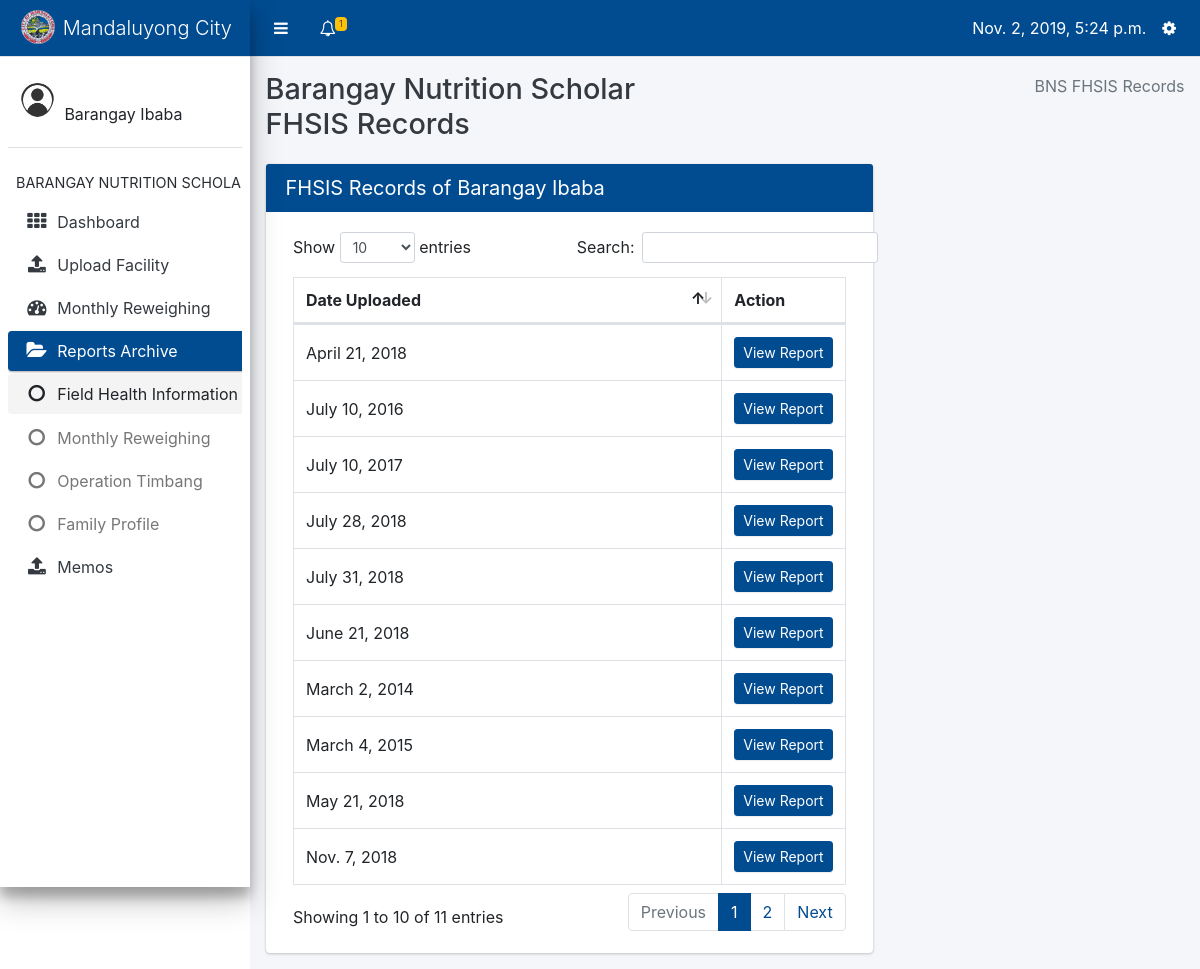
Page /data-input/bns/fhsis/list (signed in) on the earlier database version.
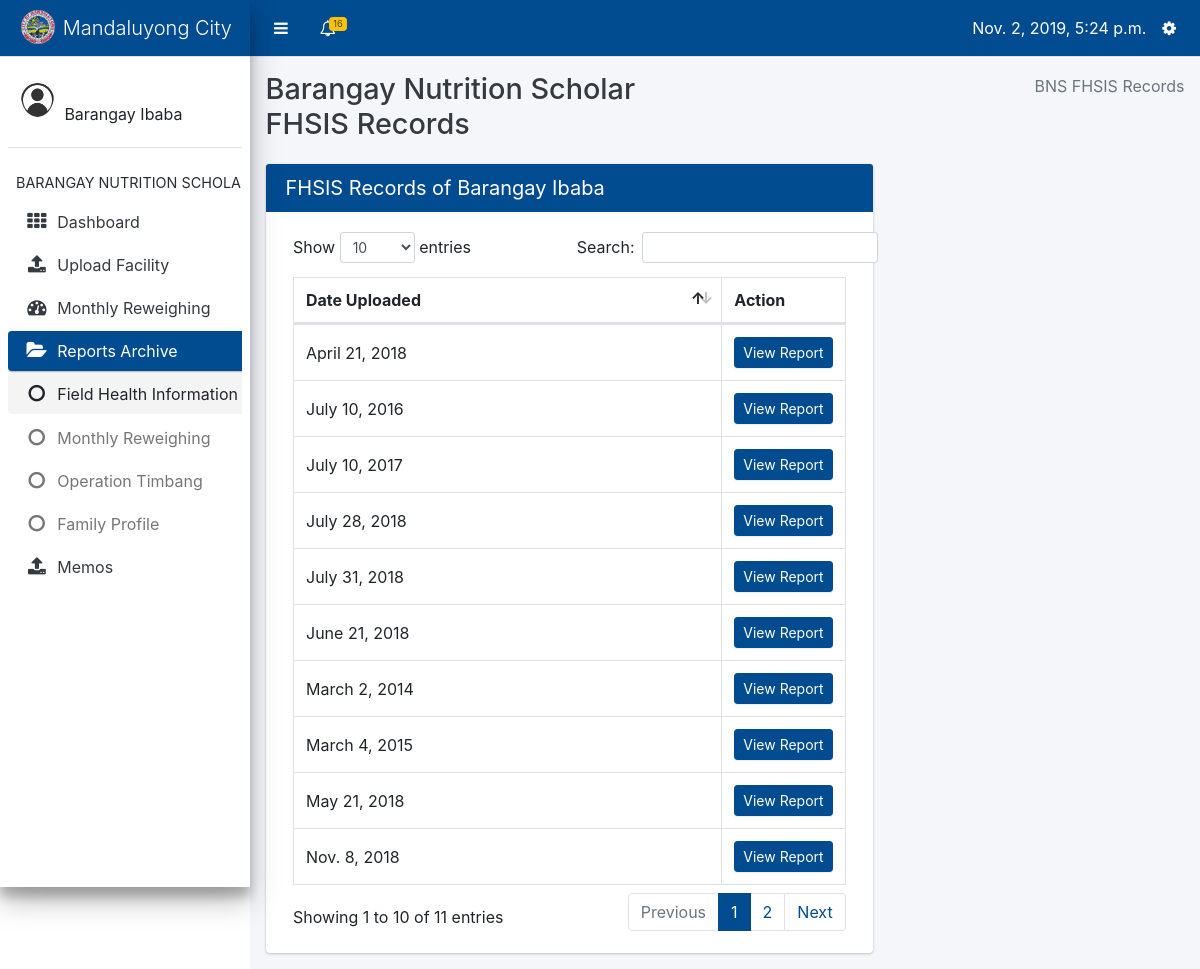
Same page on the later database version.
### datainput/models.py (models this page shows, shortened)
class FHSIS(models.Model):
    date = models.DateTimeField(default=datetime.now)
    uploaded_by = models.ForeignKey('core.Profile', on_delete=models.DO_NOTHING)
    barangay = models.ForeignKey(Barangay, on_delete=models.CASCADE)

### datainput/views.py (the view)
# urls.py: path('bns/fhsis/list', views.show_fhsis_list, name='show_fhsis_list'),
@login_required
def show_fhsis_list(request):
    barangay = Profile.objects.get(user=request.user).barangay
    fhsis_records = FHSIS.objects.filter(barangay=barangay)
    profile = Profile.objects.get(user=request.user)
    context = {
        'active': 'fh',
        'profile': profile,
        'fhsis_records': fhsis_records.order_by('-date')
    }
    return render(request, 'datainput/show_fhsis_list.html', context)

### core/context_processors.py (called while the page is built)
def get_user_type(request):
    if request.user.is_anonymous:
        return {
            'user_type': None
        }
    return {
        'user_type': Profile.objects.get(user=request.user).user_type
    }

def get_notifications(request):
    if not request.user.is_anonymous:
        notifications = Notification.objects.filter(profile_to=Profile.objects.get(user=request.user)).order_by('-date')
        return {
            'notifications': notifications
        }
    return {
        'notifications': None
    }

def get_unread_notifications(request):
    if not request.user.is_anonymous:
        unread_count = Notification.objects.filter(profile_to=Profile.objects.get(user=request.user), is_read=False)
        return {
            'unread_count': unread_count.count()
        }
    return {
        'unread_count': None
    }

def today(request):
    return {
        'today': datetime.now()
    }

def year_now(request):
    return {
        'year_present': datetime.now().year
    }

def profile(request):
    if request.user.is_anonymous:
        return {
            'profile': None
        }
    return {
        'profile': Profile.objects.get(user=request.user)
    }

### datainput/templates/datainput/show_fhsis_list.html (shortened to what this page needs)
{% extends 'core/bns-layout.html' %}
{% block content %}
<div class="content-wrapper" style="min-height: 620px; height: auto; margin-top: 57px;">
    <div class="content-header">
        <div class="container-fluid">
            <div class="row mb-2">
                    <div class="col-sm-6">
                        <h1 class="m-0 text-dark">Barangay Nutrition Scholar FHSIS Records</h1>
                    </div>
                <div class="col-sm-6">
                    <ol class="breadcrumb float-sm-right">
                        <li class="breadcrumb-item active">BNS FHSIS Records</li>
                    </ol>
                </div>
            </div>
        </div>
    </div>
    <section class="content">
        <div class="container-fluid">
            <div class="row">
                <div class="col-8">
                    <div class="card card-primary">
                        <div class="card-header">
                            <h3 class="card-title">FHSIS Records of {{ profile.barangay.name }} </h3>
                        </div>
                        <div class="card-body">
    <table id="family_list" class="table table-bordered table-hover dataTable">
                                <thead>
                                    <tr>
                                        <th>Date Uploaded</th>
                                        <th style="width: 16%;">Action</th>
                                    </tr>
                                </thead>
                                <tbody>
        {% for fhsis in fhsis_records %}
            <tr>
                <td style="vertical-align: middle;">
                    {{ fhsis.date.date }}
                </td>
                <td>
                    <a style="text-align: center;" class="btn btn-primary btn-sm col-12" href="{% url 'datainput:display_fhsis' fhsis.id %}">View Report</a>
                </td>
            </tr>
        {% endfor %}
    </table>
                        </div>
                    </div>
                </div>
            </div>
        </div>
    </section>
</div>
{% endblock %}

### core/templates/core/bns-layout.html (shortened to what the changed rows need)
{% load static %}
<html>
    <head>
        <link rel="stylesheet" type="text/css" href="{% static 'core/plugins/bootstrap/css/bootstrap.css' %}">
        <link rel="stylesheet" type="text/css" href="{% static 'core/plugins/css/adminlte.css' %}">
        <link rel="stylesheet" type="text/css" href="{% static 'core/plugins/datatables/dataTables.bootstrap4.css' %}">
        <link rel="stylesheet" type="text/css" href="{% static 'core/plugins/font-awesome/css/font-awesome.css' %}">
    </head>
    <body class="sidebar-mini">
        <div class="wrapper">
            <nav class="main-header navbar navbar-expand border-bottom navbar-light bg-primary" style="position: fixed; right: 0; left: 0;">
                <ul class="navbar-nav">
                    <li class="nav-item dropdown">
                        <a class="nav-link" data-toggle="dropdown" href="#" aria-expanded="false" style="padding-top: 12px;">
                            <i class="fa fa-bell-o"></i>
                            {% if unread_count > 0 %}
                                <span class="badge badge-warning navbar-badge">
                                {{ unread_count }}</span>
                            {% endif %}
                        </a>
                    </li>
                </ul>
            </nav>
            {% block content %}
            {% endblock %}
        </div>
    </body>
</html>

Differences in the rows shown:
removed FHSIS: date "Nov. 7, 2018"
added FHSIS: date "Nov. 8, 2018"
Other differences:
{{ unread_count }}: "1" → "16"
